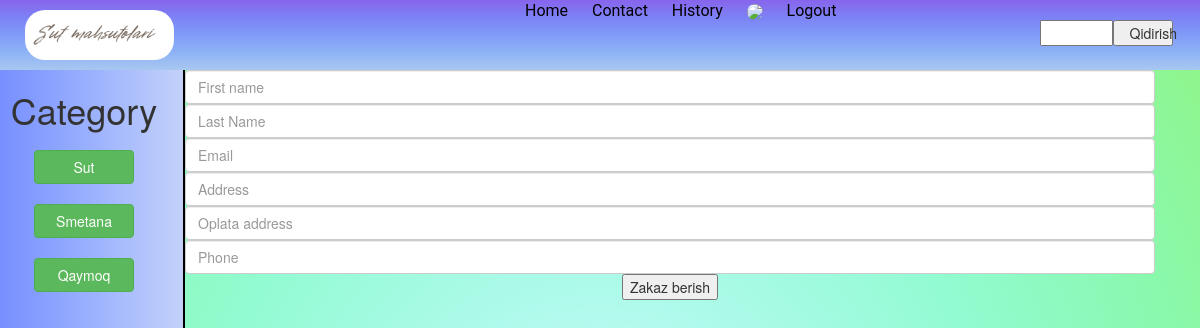
/shop (signed in), run on the app's committed database.
### main_page/models.py (models this page shows)
class Category(models.Model):
    category_name = models.CharField(max_length=35)
    category_added_date = models.DateTimeField(auto_now_add=True)
    def __str__(self):
        return self.category_name

### main_page/views.py (the view)
# urls.py: path('shop', views.shop),
def shop(request):
    all_category = models.Category.objects.all()
    return render(request, 'registration.html', {'all_category': all_category})

### main_page/templates/registration.html (shortened to what this page needs)
<!DOCTYPE html>
{% load static %}
<html lang="en">
<head>
     <link rel="stylesheet" href="https://maxcdn.bootstrapcdn.com/bootstrap/3.4.1/css/bootstrap.min.css">
</head>
<body>
  <div class="container-fluid header">
       <div class="row">
           <div class="col-lg-5 col-md-4 col-sm-3 col-xs-4">
               <img src="{% static 'images/logo.png' %}" alt="logo" class="logo" />
           </div>
          <div class="col-lg-7 col-md-8 col-sm-9 col-xs-8">
            <div class="row">
              <ul class="m-0 uls col-lg-9 col-md-8 col-sm-8 col-xs-12">
                 <li class="lis">
                   <a href="/" class="lia">Home</a>
                 </li>
                 <li  class="lis">
                  <a href="/contact" class="lia">Contact</a>
                 </li>
                 <li class="lis">
                   <a href="/history" class="lia">History</a>
                 </li>
                 <li class="lis">
                   <a href="/cart" class="lia"><img class="cartimg" src="https://encrypted-tbn0.gstatic.com/images?q=tbn:ANd9GcSYC-Iz4uNdM_XPgZ7H0tR1cr1GyQVlshbCSQ&usqp=CAU"></a>
                 </li>
                      {% if user.is_authenticated %}
                 <li class="lis">
                   <a href="/accounts/logout" class="lia">Logout</a>
                 </li>
                    {% endif %}
              </ul>
              <div class="col-lg-3 col-md-4 col-sm-4 col-xs-12 ">
                    <form action="/search" method="post" class="row searchs">
                        <input type="text" name="search_product" class="col-sm-6 col-xs-6">
                        <button class="col-sm-5 col-xs-6">Qidirish</button>
                    </form>
              </div>
            </div>
          </div>
       </div>
  </div>
  {% block content %}
    <div class="container-fluid">
        <div class="row">
            <div class="col-xs-4 col-lg-2 col-md-2 col-sm-3 row card cards">
                <h1>Category</h1>
                     {% for category in all_category %}
                <div class="col-sm-12 card acard">
                    <a href="/category/{{category}}" >
                     <button class="btn btn-success buttons">{{category}}</button>
                     </a>
                </div>
                {% endfor %}
            </div>
            <div class="col-xs-8 col-lg-10 col-md-10 col-sm-9 products">
                <form action="/buy" method="post">
                 <input type="text" class="form-control" placeholder="First name" name="firstname">
                   <input type="text" class="form-control" placeholder="Last Name" name="lastname">
                  <input type="email" class="form-control" placeholder="Email" name="email">
                      <input type="text" class="form-control" placeholder="Address" name="address">
                 <input type="text" class="form-control" placeholder="Oplata address" name="address_oplata">
                      <input type="tel" class="form-control" placeholder="Phone" name="number">
                  <span> <button>Zakaz berish</button></span>
                </form>
            </div>
        </div>
    </div>
    {% endblock content %}
</body>
</html>

### main_page/templates/registration.html (style rules this page uses)
body { background-image: radial-gradient(circle, #d3f8f6, #aefaeb, #93fbd3, #89f9af, #91f482); }
.uls { list-style: none; }
.lis { display: inline-block; margin: 0 10px; }
.lia { color: black; text-decoration: none; font-size: 16px; font-family: Roboto; }
.logo { margin: 10px; height:50px; border-radius:20px; }
.cartimg { height:50px; border-radius:50%; }
.header { background-image: linear-gradient(to top, #a8c7f0, #8eb3f5, #7f9cf8, #7d82f5, #8764ec); padding:10px,0px; }
.searchs { margin:20px 0px; }
.cards { border-right:2px solid black; height:905px; background-image: linear-gradient(to left, #c3d1f9, #adc0fc, #98aefe, #849cff, #718aff); text-align: center; }
.products { text-align: center; }
.acard { margin-top:10px; }
.buttons { min-width: 100px; margin:0px 0px 10px 0px; }

### data on the page
Category: category_name "Sut"
Category: category_name "Smetana"
Category: category_name "Qaymoq"
